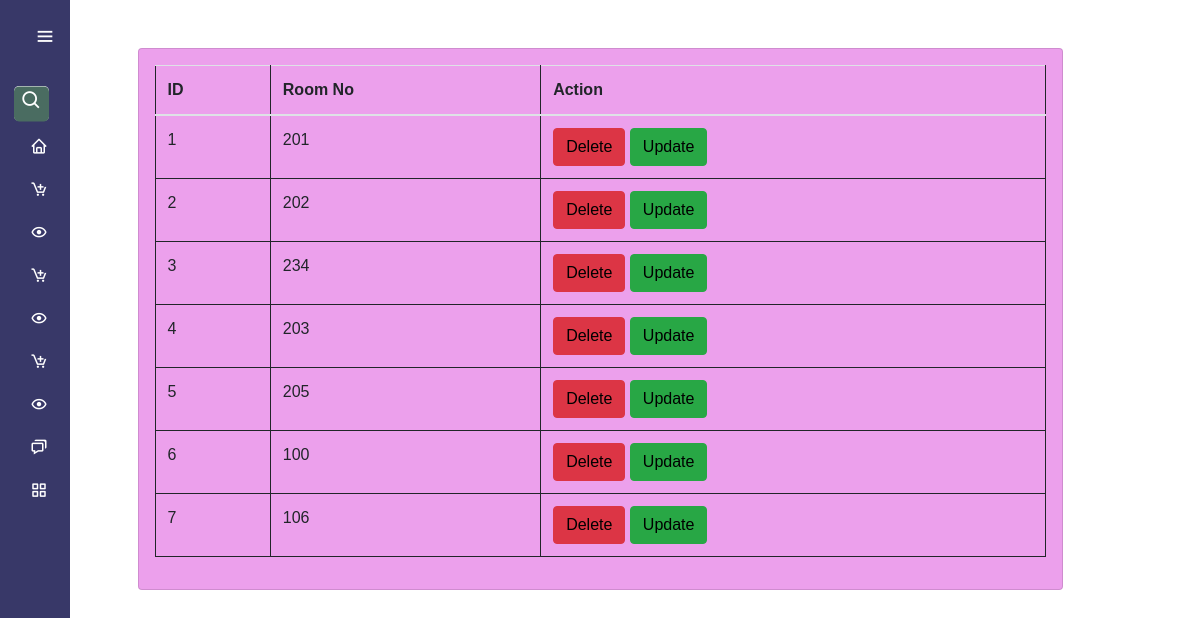
The app's page /room_list/ with its own data.
### Invent/models.py (models this page shows, shortened)
class Room(models.Model):
    room_no=models.CharField(max_length=50)

### Invent/views.py (the view)
# urls.py: path('room_list/',room_list,name="room_list"),
def room_list(request):
    queryset = Room.objects.all()
    context = {'room': queryset}
    return render(request, "room_list.html", context)

### Invent/templates/room_list.html (shortened to what this page needs)
{% extends "base_side.html" %} {% block start %}
<div class="container mt-5">
  <form
    class="col-10 mx-auto card p-3 shadow-1g"
    method="POST"
    enctype="multipart/form-data"
    style="background-color: rgb(236, 160, 236);"
  >
    <table class="table" style="width: 100%;">
      <thead>
        <tr>
          <th scope="col">ID</th>
          <th scope="col">Room No</th>
          <th scope="col">Action</th>
        </tr>
      </thead>
      <tbody>
        {% for room in room %}
        <tr>
          <td>{{ forloop.counter }}</td>
          <td>{{ room.room_no }}</td>
          <td>
            <a href="/delete_room/{{room.id}}" class="btn btn-danger navbar-btn" style="color:black">Delete</a>
            <a href="/update_room/{{room.id}}" class="btn btn-success navbar-btn" style="color:black">Update</a>
          </td>
        </tr>
        {% endfor %}
      </tbody>
    </table>
</div>
{% endblock %}

### Invent/templates/base_side.html (style rules this page uses)
table, th, td { border: 1px solid; }

### records on screen
Room: room_no "201"
Room: room_no "202"
Room: room_no "234"
Room: room_no "203"
Room: room_no "205"
Room: room_no "100"
Room: room_no "106"
